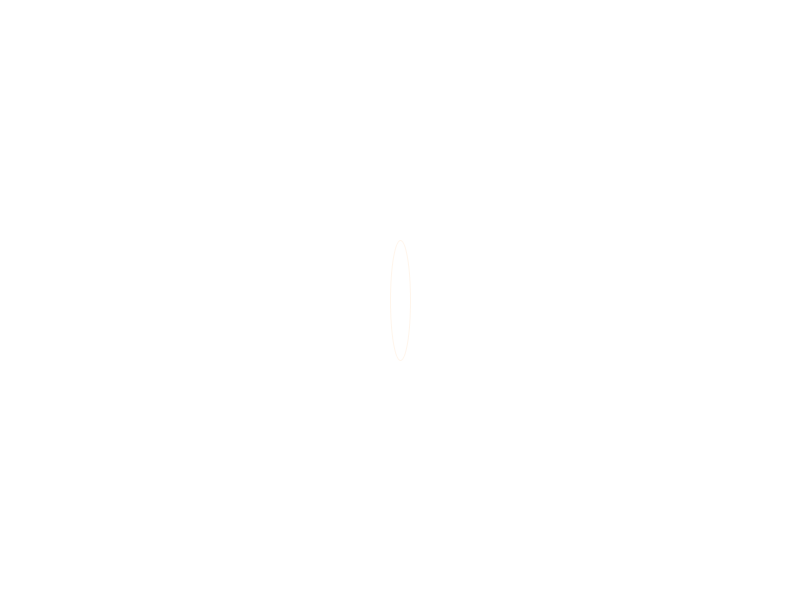
Frame 1 (no input)
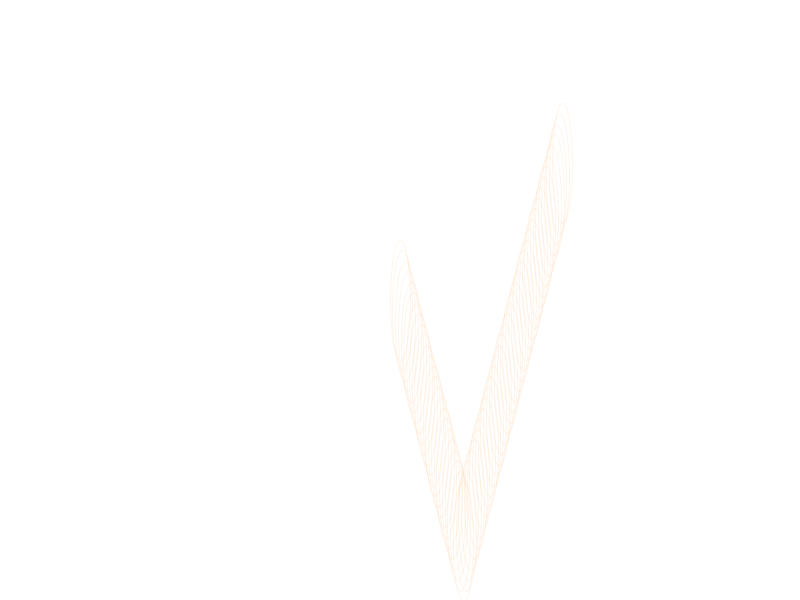
Frame 60 (the mouse pressed at the canvas centre just before this capture)
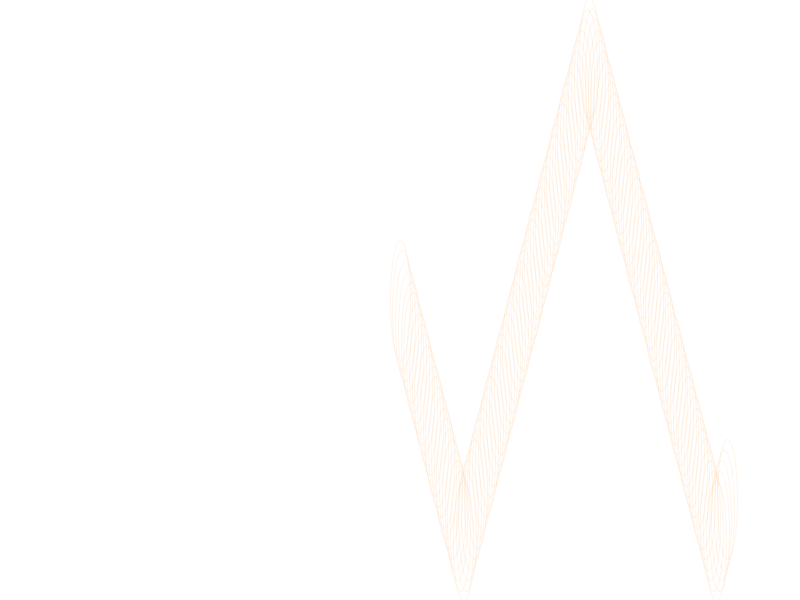
Frame 120 (the mouse held since frame 60 and released just before this capture)

The Processing sketch that drew these frames (run headless with seeded random() and noise(); from frame 60 on, the mouse is pressed at the canvas centre):

// Processing sketch: particle_example_01
// ── particle_example_01.pde
float x = 0.0;
float y = 0.0;
float spdX, spdY;
float w = 20, h = 120;
void setup(){
  size(800, 600);
  background(255);
  x = width/2;
  y = height/2;
  spdX = 2.75;
  spdY = 10.5; 
}

void draw(){
  //background(255);
  fill(255, 255, 0);
  noFill();
  stroke(255, 127, 0, 20);
  ellipse(x, y, w, h);
  x = x + spdX;
  y = y + spdY;
  
  if(x > width - w/2.0) {
    spdX = spdX * -1;
  } else
  
  if(x < w/2.0) {
    spdX = spdX * -1;
  }
  
  if(y > height - h/2.0) {
    spdY = spdY * -1;
  } else 
  
  if(y < h/2.0) {
    spdY = spdY * -1;
  }
  
  
}
